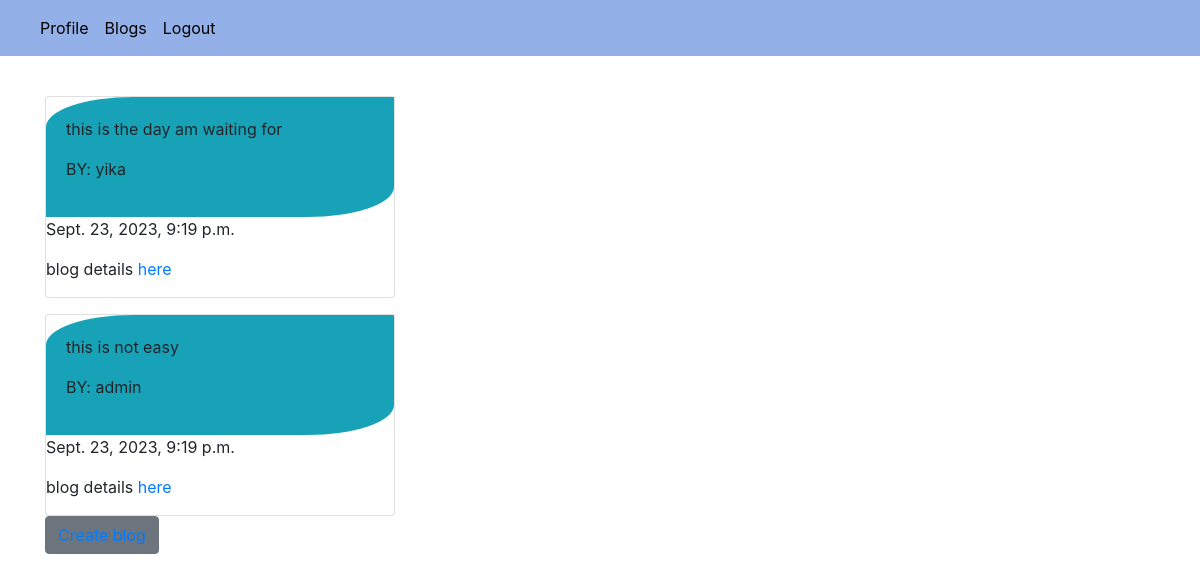
Page /blog_list/ (signed in) on the earlier database version.
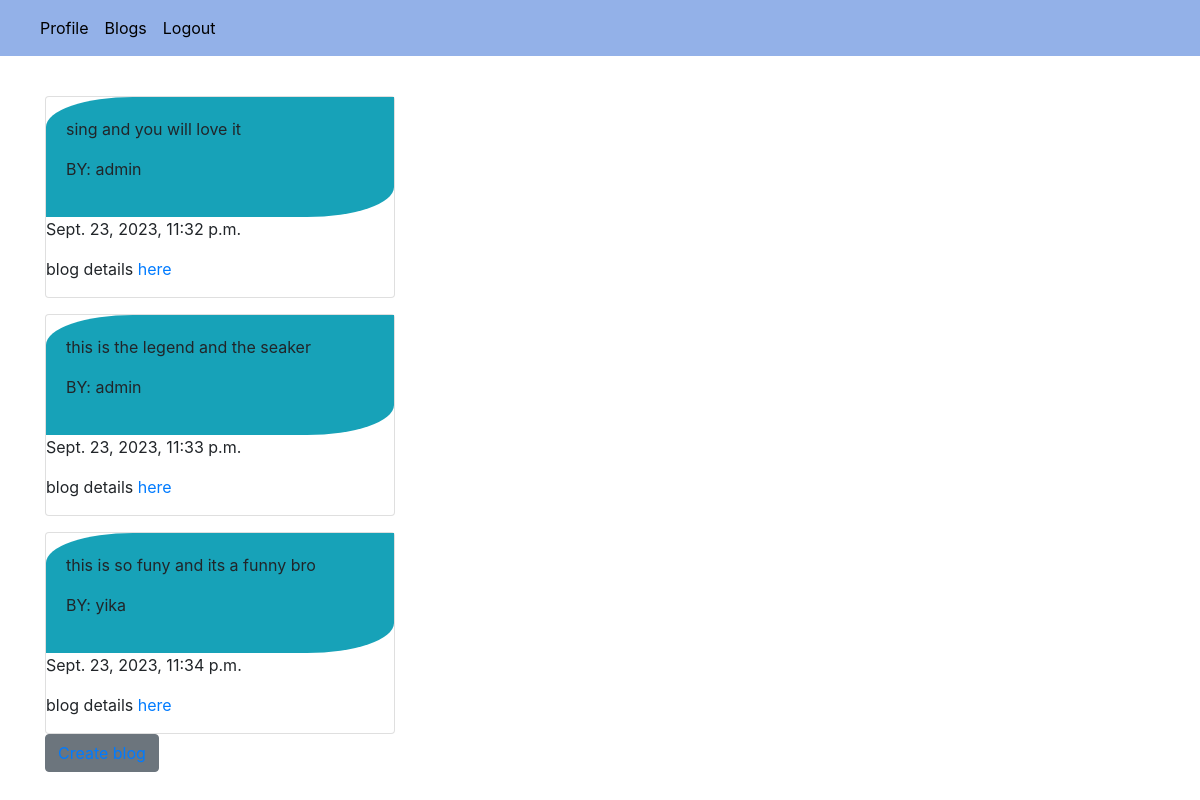
Same page on the later database version.
### blogapp/models.py (models this page shows, shortened)
class BlogPost(models.Model):
    title = models.CharField(max_length=200)
    content = models.TextField()
    author = models.ForeignKey(User, on_delete=models.CASCADE)
    created_at = models.DateTimeField(auto_now_add=True)
    updated_at = models.DateTimeField(auto_now=True)
    is_published = models.BooleanField(default=False)

### blogapp/views.py (the view)
# urls.py: path('blog_list/', user_views.blog_list, name='blog_list'),
@login_required()
def blog_list(request):
    blog = BlogPost.objects.filter(is_published = True).order_by('created_at')
    pic = UserProfile.objects.all();
    return render(request,'blog/blog_list.html',{'blog':blog,'pic':pic})

### templates/blog/blog_list.html (shortened to what this page needs)
{% extends 'navbar/nav.html' %}
{% block content %}
<br>
<div class="container">
    <div class="row">
        <div class="col-md-4">
            {% for i in blog %}
            <div class="card mt-3">
                <div class="card-body bg-info" style="border-bottom-right-radius: 25%; border-top-left-radius: 25%;">
                <p>{{ i.content|truncatewords:20 }}</p><span>
                <p>BY: {{ i.author.username }}</p>
                </div>
                <p>{{ i.created_at }}</p></span>
                <p>blog details <a href="{% url 'blog_detail' i.pk %}" style=" font-size: 1rem;">here</a></p>
            </div>
            {% empty %}
              <p>No blogs available.</p>
            {% endfor %}
        </div>
    </div>
    <button class="btn btn-secondary"> <a href="{% url 'blog_create' %}">Create blog</a></button>
</div>
{% endblock  %}

### templates/navbar/nav.html (shortened to what this page needs)
{% load static %}
<!doctype html>
<html lang="en">
  <head>
    <link rel="stylesheet" href="https://cdn.jsdelivr.net/npm/bootstrap@4.1.3/dist/css/bootstrap.min.css">
    <link rel="stylesheet" href="{% static './css/style.css' %}">
  </head>
  <body>
    <nav class="navbar navbar-expand-lg " id="navmain" >
      <div class="collapse navbar-collapse" id="navbarNav">
        <ul class="navbar-nav">
          {% if user.is_authenticated %}
            <li class="nav-item active">
            <a class="nav-link" href="">Profile <span class="sr-only">(current)</span></a>
            </li>
            <li class="nav-item">
            <a class="nav-link" href="{% url 'blog_list' %}">Blogs</a>
            </li>
            <li class="nav-item">
            <a class="nav-link " href="{% url 'logout' %}">Logout</a>
            </li>
          {% endif %}
        </ul>
      </div>
    </nav>
    {% block content %}
    {% endblock  %}
  </body>
</html>

### blogapp/static/css/style.css (style rules this page uses)
#navmain { background-color: rgb(147, 177, 232); }
#navbarNav ul li a { color: black; }

Differences in the rows shown:
removed BlogPost: content "this is the day am waiting for", author.username "yika", created_at "Sept. 23, 2023, 9:19 p.m."
removed BlogPost: content "this is not easy", author.username "admin", created_at "Sept. 23, 2023, 9:19 p.m."
added BlogPost: content "sing and you will love it", author.username "admin", created_at "Sept. 23, 2023, 11:32 p.m."
added BlogPost: content "this is the legend and the seaker", author.username "admin", created_at "Sept. 23, 2023, 11:33 p.m."
added BlogPost: content "this is so funy and its a funny bro", author.username "yika", created_at "Sept. 23, 2023, 11:34 p.m."
